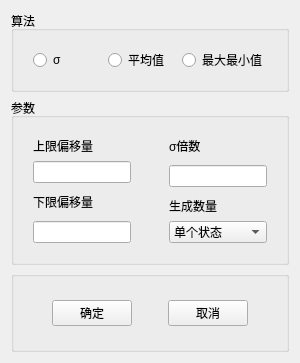
<?xml version="1.0" encoding="UTF-8"?>
<ui version="4.0">
 <class>limitSetting</class>
 <widget class="QWidget" name="limitSetting">
  <property name="geometry">
   <rect>
    <x>0</x>
    <y>0</y>
    <width>300</width>
    <height>363</height>
   </rect>
  </property>
  <property name="windowTitle">
   <string>Form</string>
  </property>
  <layout class="QGridLayout" name="gridLayout_4">
   <item row="2" column="0">
    <layout class="QVBoxLayout" name="verticalLayout_7">
     <item>
      <widget class="QGroupBox" name="groupBox_3">
       <property name="title">
        <string/>
       </property>
       <layout class="QGridLayout" name="gridLayout_3">
        <item row="0" column="0">
         <layout class="QHBoxLayout" name="horizontalLayout">
          <item>
           <spacer name="horizontalSpacer_2">
            <property name="orientation">
             <enum>Qt::Horizontal</enum>
            </property>
            <property name="sizeHint" stdset="0">
             <size>
              <width>40</width>
              <height>20</height>
             </size>
            </property>
           </spacer>
          </item>
          <item>
           <widget class="QPushButton" name="savePushButton">
            <property name="text">
             <string>确定</string>
            </property>
           </widget>
          </item>
          <item>
           <spacer name="horizontalSpacer">
            <property name="orientation">
             <enum>Qt::Horizontal</enum>
            </property>
            <property name="sizeHint" stdset="0">
             <size>
              <width>40</width>
              <height>20</height>
             </size>
            </property>
           </spacer>
          </item>
          <item>
           <widget class="QPushButton" name="exitPushButton">
            <property name="text">
             <string>取消</string>
            </property>
           </widget>
          </item>
          <item>
           <spacer name="horizontalSpacer_3">
            <property name="orientation">
             <enum>Qt::Horizontal</enum>
            </property>
            <property name="sizeHint" stdset="0">
             <size>
              <width>40</width>
              <height>20</height>
             </size>
            </property>
           </spacer>
          </item>
         </layout>
        </item>
       </layout>
      </widget>
     </item>
    </layout>
   </item>
   <item row="0" column="0">
    <widget class="QGroupBox" name="groupBox">
     <property name="title">
      <string>算法</string>
     </property>
     <layout class="QGridLayout" name="gridLayout_2" columnstretch="1">
      <item row="0" column="0">
       <layout class="QHBoxLayout" name="horizontalLayout_3">
        <property name="leftMargin">
         <number>10</number>
        </property>
        <property name="rightMargin">
         <number>10</number>
        </property>
        <item>
         <widget class="QRadioButton" name="sigmaRadioButton">
          <property name="text">
           <string>σ</string>
          </property>
         </widget>
        </item>
        <item>
         <widget class="QRadioButton" name="averageRadioButton">
          <property name="text">
           <string>平均值</string>
          </property>
         </widget>
        </item>
        <item>
         <widget class="QRadioButton" name="maxRadioButton">
          <property name="text">
           <string>最大最小值</string>
          </property>
         </widget>
        </item>
       </layout>
      </item>
     </layout>
    </widget>
   </item>
   <item row="1" column="0">
    <widget class="QGroupBox" name="groupBox_2">
     <property name="title">
      <string>参数</string>
     </property>
     <layout class="QGridLayout" name="gridLayout" columnstretch="1">
      <item row="0" column="0">
       <layout class="QHBoxLayout" name="horizontalLayout_2" stretch="3,1,3">
        <property name="leftMargin">
         <number>10</number>
        </property>
        <property name="topMargin">
         <number>10</number>
        </property>
        <property name="rightMargin">
         <number>10</number>
        </property>
        <property name="bottomMargin">
         <number>10</number>
        </property>
        <item>
         <layout class="QVBoxLayout" name="verticalLayout_6">
          <property name="spacing">
           <number>10</number>
          </property>
          <item>
           <layout class="QVBoxLayout" name="verticalLayout_3">
            <property name="spacing">
             <number>6</number>
            </property>
            <item>
             <widget class="QLabel" name="label_3">
              <property name="sizePolicy">
               <sizepolicy hsizetype="Preferred" vsizetype="Fixed">
                <horstretch>0</horstretch>
                <verstretch>0</verstretch>
               </sizepolicy>
              </property>
              <property name="text">
               <string>上限偏移量</string>
              </property>
             </widget>
            </item>
            <item>
             <widget class="QLineEdit" name="upLineEdit"/>
            </item>
           </layout>
          </item>
          <item>
           <layout class="QVBoxLayout" name="verticalLayout">
            <item>
             <widget class="QLabel" name="label">
              <property name="sizePolicy">
               <sizepolicy hsizetype="Preferred" vsizetype="Fixed">
                <horstretch>0</horstretch>
                <verstretch>0</verstretch>
               </sizepolicy>
              </property>
              <property name="text">
               <string>下限偏移量</string>
              </property>
             </widget>
            </item>
            <item>
             <widget class="QLineEdit" name="downLineEdit"/>
            </item>
           </layout>
          </item>
         </layout>
        </item>
        <item>
         <spacer name="horizontalSpacer_4">
          <property name="orientation">
           <enum>Qt::Horizontal</enum>
          </property>
          <property name="sizeHint" stdset="0">
           <size>
            <width>40</width>
            <height>20</height>
           </size>
          </property>
         </spacer>
        </item>
        <item>
         <layout class="QVBoxLayout" name="verticalLayout_5">
          <property name="spacing">
           <number>10</number>
          </property>
          <item>
           <layout class="QVBoxLayout" name="verticalLayout_2">
            <item>
             <widget class="QLabel" name="label_2">
              <property name="sizePolicy">
               <sizepolicy hsizetype="Preferred" vsizetype="Fixed">
                <horstretch>0</horstretch>
                <verstretch>0</verstretch>
               </sizepolicy>
              </property>
              <property name="text">
               <string>σ倍数</string>
              </property>
             </widget>
            </item>
            <item>
             <widget class="QLineEdit" name="sigmaLineEdit"/>
            </item>
           </layout>
          </item>
          <item>
           <layout class="QVBoxLayout" name="verticalLayout_4">
            <property name="spacing">
             <number>6</number>
            </property>
            <item>
             <widget class="QLabel" name="label_4">
              <property name="sizePolicy">
               <sizepolicy hsizetype="Preferred" vsizetype="Fixed">
                <horstretch>0</horstretch>
                <verstretch>0</verstretch>
               </sizepolicy>
              </property>
              <property name="text">
               <string>生成数量</string>
              </property>
             </widget>
            </item>
            <item>
             <widget class="QComboBox" name="comboBox">
              <item>
               <property name="text">
                <string>单个状态</string>
               </property>
              </item>
              <item>
               <property name="text">
                <string>全部状态</string>
               </property>
              </item>
             </widget>
            </item>
           </layout>
          </item>
         </layout>
        </item>
       </layout>
      </item>
     </layout>
    </widget>
   </item>
  </layout>
 </widget>
 <resources/>
 <connections/>
</ui>
